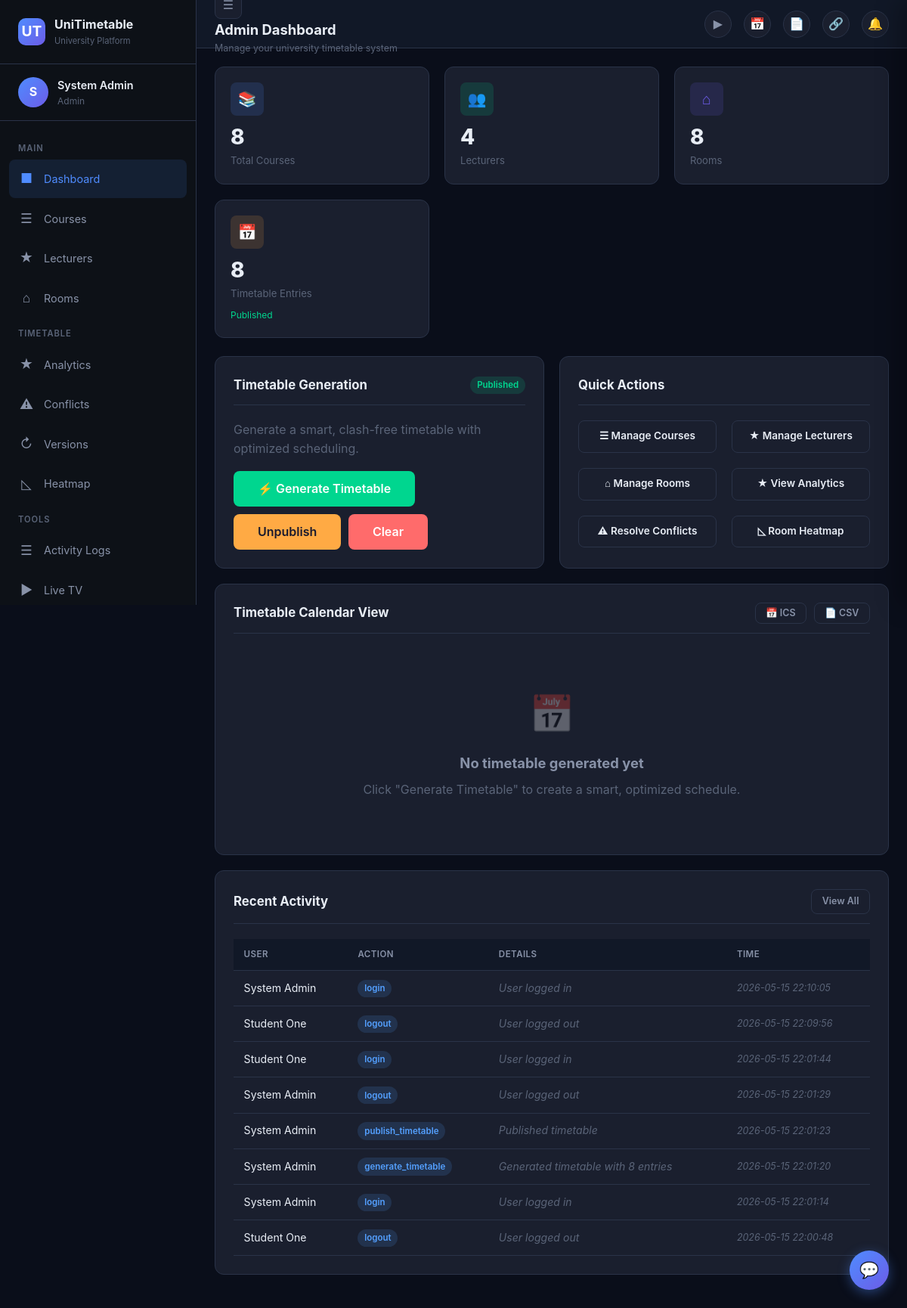
The app's page /dashboard (signed in) with its own data.
### tables this page shows
CREATE TABLE users (
            id INTEGER PRIMARY KEY AUTOINCREMENT,
            username TEXT UNIQUE NOT NULL,
            password TEXT NOT NULL,
            role TEXT NOT NULL CHECK(role IN ('lecturer','admin','student')),
            full_name TEXT NOT NULL,
            email TEXT,
            phone TEXT,
            department_id INTEGER REFERENCES departments(id),
            is_active INTEGER DEFAULT 1,
            created_at TIMESTAMP DEFAULT CURRENT_TIMESTAMP
        );

CREATE TABLE activity_logs (
            id INTEGER PRIMARY KEY AUTOINCREMENT,
            user_id INTEGER REFERENCES users(id),
            action TEXT NOT NULL,
            details TEXT,
            entity_type TEXT,
            entity_id INTEGER,
            ip_address TEXT,
            timestamp TIMESTAMP DEFAULT CURRENT_TIMESTAMP
        );

### app.py (the view, shortened to what this page needs)
@app.route('/dashboard')
@login_required
def dashboard():
    role = session['role']
    db = get_db()
    data = {'role': role}
    if role == 'admin':
        lecturers = db.execute("SELECT * FROM users WHERE role='lecturer'").fetchall()
        courses = db.execute("SELECT COUNT(*) as c FROM courses").fetchone()
        rooms = db.execute("SELECT COUNT(*) as c FROM rooms").fetchone()
        entries = db.execute("SELECT COUNT(*) as c FROM timetable_entries").fetchone()
        data['lecturer_count'] = len(lecturers)
        data['course_count'] = courses['c']
        data['room_count'] = rooms['c']
        data['entry_count'] = entries['c']
        data['published'] = is_published()
        data['recent_logs'] = get_activity_logs(10)
        db.close()
        return render_template('admin_dashboard.html', **data)
    return redirect(url_for('login'))

### app.py (called while the page is built)
def login_required(f):
    @wraps(f)
    def decorated(*args, **kwargs):
        if 'user_id' not in session:
            if request.is_json:
                return jsonify({'error': 'Unauthorized'}), 401
            return redirect(url_for('login'))
        return f(*args, **kwargs)
    return decorated

def add_notification_count(context):
    if 'user_id' in session:
        context['unread_count'] = get_unread_count(session['user_id'])
    return context

@app.context_processor
def inject_globals():
    ctx = {'now': datetime.now()}
    return add_notification_count(ctx)

@app.before_request
def ensure_db():
    if not hasattr(app, '_db_initialized'):
        init_db()
        seed_data()
        app._db_initialized = True

### models.py (called while the page is built)
def get_db():
    conn = sqlite3.connect(DB_PATH, timeout=10)
    conn.row_factory = sqlite3.Row
    conn.execute("PRAGMA foreign_keys = ON")
    conn.execute("PRAGMA journal_mode=WAL")
    return conn

### notifications.py (called while the page is built)
def get_unread_count(user_id):
    db = get_db()
    row = db.execute("SELECT COUNT(*) as count FROM notifications WHERE user_id=? AND read=0", (user_id,)).fetchone()
    db.close()
    return row['count'] if row else 0

def get_activity_logs(limit=100):
    db = get_db()
    rows = db.execute("""
        SELECT al.*, u.full_name as user_name
        FROM activity_logs al
        JOIN users u ON al.user_id = u.id
        ORDER BY al.timestamp DESC LIMIT ?
    """, (limit,)).fetchall()
    db.close()
    return [dict(r) for r in rows]

### scheduler.py (called while the page is built)
def is_published():
    db = get_db()
    row = db.execute("SELECT value FROM app_settings WHERE key='timetable_published'").fetchone()
    db.close()
    return row and row['value'] == '1'

### templates/admin_dashboard.html (shortened to what this page needs)
{% extends "base.html" %}
{% block page_title %}Admin Dashboard{% endblock %}
{% block page_subtitle %}Manage your university timetable system{% endblock %}
{% block content %}
<div class="stats-grid">
    <div class="stat-card fade-in">
        <div class="stat-icon" style="background:rgba(79,140,255,0.15);color:var(--accent-primary)">&#128218;</div>
        <div class="stat-number">{{ course_count }}</div>
        <div class="stat-label">Total Courses</div>
    </div>
    <div class="stat-card fade-in" style="animation-delay:0.1s">
        <div class="stat-icon" style="background:rgba(0,214,143,0.15);color:var(--accent-success)">&#128101;</div>
        <div class="stat-number">{{ lecturer_count }}</div>
        <div class="stat-label">Lecturers</div>
    </div>
    <div class="stat-card fade-in" style="animation-delay:0.2s">
        <div class="stat-icon" style="background:rgba(108,92,231,0.15);color:var(--accent-secondary)">&#8962;</div>
        <div class="stat-number">{{ room_count }}</div>
        <div class="stat-label">Rooms</div>
    </div>
    <div class="stat-card fade-in" style="animation-delay:0.3s">
        <div class="stat-icon" style="background:rgba(255,170,68,0.15);color:var(--accent-warning)">&#128197;</div>
        <div class="stat-number">{{ entry_count }}</div>
        <div class="stat-label">Timetable Entries</div>
        <div class="stat-trend {% if published %}up{% else %}down{% endif %}">
            {{ 'Published' if published else 'Draft' }}
        </div>
    </div>
</div>
<div class="grid-2">
    <div class="card">
        <div class="card-header">
            <h3>Timetable Generation</h3>
            <span class="badge badge-{% if published %}success{% else %}warning{% endif %}">
                {{ 'Published' if published else 'Draft' }}
            </span>
        </div>
        <p class="text-muted mb-2">Generate a smart, clash-free timetable with optimized scheduling.</p>
        <div class="btn-group">
            <button id="generateBtn" class="btn btn-success btn-lg" onclick="generateTimetable()">
                &#9889; Generate Timetable
            </button>
            {% if published %}
            <form method="POST" action="/admin/unpublish" style="display:inline">
                <button type="submit" class="btn btn-warning btn-lg">Unpublish</button>
            </form>
            {% else %}
            <form method="POST" action="/admin/publish" style="display:inline">
                <button type="submit" class="btn btn-primary btn-lg">Publish Timetable</button>
            </form>
            {% endif %}
            <form method="POST" action="/admin/delete-timetable" style="display:inline">
                <button type="submit" class="btn btn-danger btn-lg" onclick="return confirm('Clear entire timetable?')">Clear</button>
            </form>
        </div>
    </div>
    <div class="card">
        <div class="card-header">
            <h3>Quick Actions</h3>
        </div>
        <div class="grid-2">
            <a href="{{ url_for('admin_courses') }}" class="btn btn-secondary btn-block">&#9776; Manage Courses</a>
            <a href="{{ url_for('admin_lecturers') }}" class="btn btn-secondary btn-block">&#9733; Manage Lecturers</a>
            <a href="{{ url_for('admin_rooms') }}" class="btn btn-secondary btn-block">&#8962; Manage Rooms</a>
            <a href="{{ url_for('admin_analytics') }}" class="btn btn-secondary btn-block">&#9733; View Analytics</a>
            <a href="{{ url_for('admin_conflicts') }}" class="btn btn-secondary btn-block">&#9888; Resolve Conflicts</a>
            <a href="{{ url_for('admin_heatmap') }}" class="btn btn-secondary btn-block">&#9722; Room Heatmap</a>
        </div>
    </div>
</div>
<div class="card">
    <div class="card-header">
        <h3>Timetable Calendar View</h3>
        <div class="btn-group">
            <button class="btn btn-sm btn-ghost" onclick="exportICS()">&#128197; ICS</button>
            <button class="btn btn-sm btn-ghost" onclick="exportCSV()">&#128196; CSV</button>
        </div>
    </div>
    {% if timetable %}
    <div class="timetable-legend">
        {% set colors = {'university': '#4f8cff', 'department': '#00d68f', 'single': '#ffaa44'} %}
        {% for level, color in colors.items() %}
        <div class="legend-item"><span class="legend-color" style="background:{{ color }}"></span> {{ level|title }}</div>
        {% endfor %}
    </div>
    <div class="timetable-container">
        <div class="timetable-grid">
            <div class="timetable-header">Time</div>
            {% set days = ['Monday','Tuesday','Wednesday','Thursday','Friday'] %}
            {% for day in days %}
            <div class="timetable-header">{{ day }}</div>
            {% endfor %}
            {% set slots = ['07:00-09:00','09:00-11:00','11:00-13:00','14:00-16:00','16:00-18:00'] %}
            {% for slot in slots %}
            {% set s = slot.split('-') %}
            <div class="timetable-time">{{ s[0] }}<br><small>{{ s[1] }}</small></div>
            {% for day in days %}
            <div class="timetable-cell" data-day="{{ day }}" data-time="{{ slot }}">
                {% for entry in timetable if entry.day == day and entry.start_time >= s[0] and entry.end_time <= s[1] %}
                <div class="timetable-event"
                     data-entry-id="{{ entry.id }}"
                     data-lecturer-id="{{ entry.lecturer_id }}"
                     data-room-id="{{ entry.room_id }}"
                     data-group="{{ entry.group_name }}"
                     data-day="{{ day }}"
                     data-start-time="{{ entry.start_time }}"
                     data-end-time="{{ entry.end_time }}"
                     data-lecturer="{{ entry.lecturer_name }}"
                     data-room="{{ entry.room_name }}"
                     data-course="{{ entry.course_name }}"
                     style="background:{{ entry.color or '#4f8cff' }}">
                    <div class="event-title">{{ entry.course_name }}</div>
                    <div class="event-info">{{ entry.start_time }}-{{ entry.end_time }} | {{ entry.room_name }}</div>
                    <div class="event-info">{{ entry.lecturer_name }}</div>
                </div>
                {% endfor %}
            </div>
            {% endfor %}
            {% endfor %}
        </div>
    </div>
    <p class="text-muted mt-2">&#128161; Drag and drop events to reschedule. Conflicts will be validated in real-time.</p>
    {% else %}
    <div class="empty-state">
        <div class="empty-icon">&#128197;</div>
        <h3>No timetable generated yet</h3>
        <p class="text-muted">Click "Generate Timetable" to create a smart, optimized schedule.</p>
    </div>
    {% endif %}
</div>
{% if recent_logs %}
<div class="card">
    <div class="card-header">
        <h3>Recent Activity</h3>
        <a href="{{ url_for('admin_activity_logs') }}" class="btn btn-sm btn-ghost">View All</a>
    </div>
    <table>
        <thead>
            <tr><th>User</th><th>Action</th><th>Details</th><th>Time</th></tr>
        </thead>
        <tbody>
            {% for log in recent_logs %}
            <tr>
                <td>{{ log.user_name }}</td>
                <td><span class="badge badge-info">{{ log.action }}</span></td>
                <td class="text-muted">{{ log.details }}</td>
                <td class="text-muted" style="font-size:0.78rem">{{ log.timestamp[:19] }}</td>
            </tr>
            {% endfor %}
        </tbody>
    </table>
</div>
{% endif %}
{% endblock %}

### templates/base.html (shortened to what this page needs)
<!DOCTYPE html>
<html lang="en">
<head>
    <link rel="stylesheet" href="/static/style.css">
</head>
<body>
    <div class="app-layout">
        {% if session.user_id %}
        <aside class="sidebar" id="sidebar">
            <div class="sidebar-brand">
                <div class="logo">UT</div>
                <div>
                    <h2>UniTimetable</h2>
                    <small>University Platform</small>
                </div>
            </div>
            <div class="sidebar-user">
                <div class="avatar">{{ session.full_name[:1] }}</div>
                <div class="user-info">
                    <div class="name">{{ session.full_name }}</div>
                    <div class="role">{{ session.role|title }}</div>
                </div>
            </div>
            <nav class="sidebar-nav">
                {% if session.role == 'admin' %}
                <div class="nav-section">Main</div>
                <a href="{{ url_for('dashboard') }}" class="{{ 'active' if request.endpoint == 'dashboard' }}">
                    <span class="nav-icon">&#9632;</span> Dashboard
                </a>
                <a href="{{ url_for('admin_courses') }}" class="{{ 'active' if request.endpoint == 'admin_courses' }}">
                    <span class="nav-icon">&#9776;</span> Courses
                </a>
                <a href="{{ url_for('admin_lecturers') }}" class="{{ 'active' if request.endpoint == 'admin_lecturers' }}">
                    <span class="nav-icon">&#9733;</span> Lecturers
                </a>
                <a href="{{ url_for('admin_rooms') }}" class="{{ 'active' if request.endpoint == 'admin_rooms' }}">
                    <span class="nav-icon">&#8962;</span> Rooms
                </a>
                <div class="nav-section">Timetable</div>
                <a href="{{ url_for('admin_analytics') }}" class="{{ 'active' if request.endpoint == 'admin_analytics' }}">
                    <span class="nav-icon">&#9733;</span> Analytics
                </a>
                <a href="{{ url_for('admin_conflicts') }}" class="{{ 'active' if request.endpoint == 'admin_conflicts' }}">
                    <span class="nav-icon">&#9888;</span> Conflicts
                </a>
                <a href="{{ url_for('admin_versions') }}" class="{{ 'active' if request.endpoint == 'admin_versions' }}">
                    <span class="nav-icon">&#8635;</span> Versions
                </a>
                <a href="{{ url_for('admin_heatmap') }}" class="{{ 'active' if request.endpoint == 'admin_heatmap' }}">
                    <span class="nav-icon">&#9722;</span> Heatmap
                </a>
                <div class="nav-section">Tools</div>
                <a href="{{ url_for('admin_activity_logs') }}" class="{{ 'active' if request.endpoint == 'admin_activity_logs' }}">
                    <span class="nav-icon">&#9776;</span> Activity Logs
                </a>
                <a href="{{ url_for('admin_live_tv') }}" class="{{ 'active' if request.endpoint == 'admin_live_tv' }}">
                    <span class="nav-icon">&#9654;</span> Live TV
                </a>
                {% elif session.role == 'student' %}
                <div class="nav-section">Main</div>
                <a href="{{ url_for('dashboard') }}" class="{{ 'active' if request.endpoint == 'dashboard' }}">
                    <span class="nav-icon">&#9632;</span> My Timetable
                </a>
                {% endif %}
            </nav>
        </aside>
        {% endif %}
        <div class="main-content">
            {% if session.user_id %}
            <header class="top-header">
                <div class="page-title">
                    <button class="header-btn hide-desktop" onclick="toggleSidebar()" style="margin-right:0.75rem;border-radius:var(--radius-sm);">&#9776;</button>
                    <h1>{% block page_title %}Dashboard{% endblock %}</h1>
                    <p>{% block page_subtitle %}{% endblock %}</p>
                </div>
                <div class="header-actions">
                    <button class="header-btn" onclick="toggleLiveTV()" title="Live TV Display">&#9654;</button>
                    <button class="header-btn" onclick="exportICS()" title="Export to Google Calendar">&#128197;</button>
                    <button class="header-btn" onclick="exportCSV()" title="Export to CSV">&#128196;</button>
                    <button class="header-btn" onclick="shareTimetable()" title="Share Timetable">&#128279;</button>
                    <button class="header-btn hide-mobile" onclick="toggleNotifPanel()">
                        &#128276;
                    </button>
                </div>
            </header>
            {% endif %}
            <div class="content-area">
                {% block content %}{% endblock %}
            </div>
        </div>
    </div>
    {% if session.user_id %}
    <button class="chatbot-btn" id="chatbotBtn" onclick="toggleChatbot()">&#128172;</button>
            {% set days = ['Monday','Tuesday','Wednesday','Thursday','Friday'] %}
    {% endif %}
</body>
</html>

### records on screen
users: full_name "System Admin"
activity_logs: user_name "System Admin", action "login", details "User logged in", timestamp "2026-05-15 22:10:05"
activity_logs: user_name "Student One", action "logout", details "User logged out", timestamp "2026-05-15 22:09:56"
activity_logs: user_name "Student One", action "login", details "User logged in", timestamp "2026-05-15 22:01:44"
activity_logs: user_name "System Admin", action "logout", details "User logged out", timestamp "2026-05-15 22:01:29"
activity_logs: user_name "System Admin", action "publish_timetable", details "Published timetable", timestamp "2026-05-15 22:01:23"
activity_logs: user_name "System Admin", action "generate_timetable", details "Generated timetable with 8 entries", timestamp "2026-05-15 22:01:20"
activity_logs: user_name "System Admin", action "login", details "User logged in", timestamp "2026-05-15 22:01:14"
activity_logs: user_name "Student One", action "logout", details "User logged out", timestamp "2026-05-15 22:00:48"

### other values on screen
{{ session.full_name[:1] }} "S"
{{ session.role|title }} "Admin"
{{ course_count }} "8"
{{ lecturer_count }} "4"
{{ room_count }} "8"
{{ entry_count }} "8"
{{ 'Published' if published else 'Draft' }} "Published"
